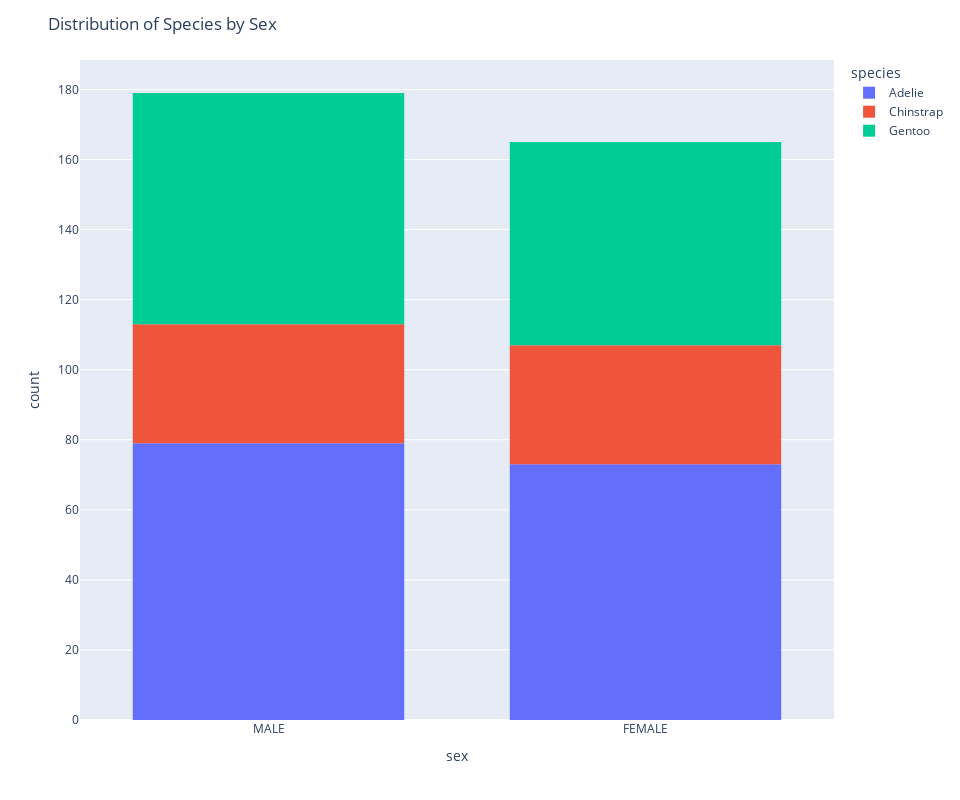

Write notebook code for a chart like this one.
### Markdown cell above
Let's display the distribution of species by sex.

### Code cell
fig = px.histogram(penguins, x="sex", color="species", nbins=50)

fig.update_layout(
    height=800, 
    width=960, 
    title_text="Distribution of Species by Sex",
    xaxis_title_text='sex',
    yaxis_title_text='count',
    bargap=0.2,
    bargroupgap=0.1
)

fig.show()

### Figure 1 — Plotly figure (JSON) as saved in the notebook; plotly's stock layout.template omitted (floating-point values rounded to 4 significant figures; data arrays with more than 128 entries replaced by an {"elided": "..."} marker saying what was removed)
{"data": [{"alignmentgroup": "True", "bingroup": "x", "hovertemplate": "species=Adelie<br>sex=%{x}<br>count=%{y}<extra></extra>", "legendgroup": "Adelie", "marker": {"color": "#636efa", "pattern": {"shape": ""}}, "name": "Adelie", "nbinsx": 50, "offsetgroup": "Adelie", "orientation": "v", "showlegend": true, "type": "histogram", "x": {"elided": "152 str values"}, "xaxis": "x", "yaxis": "y"}, {"alignmentgroup": "True", "bingroup": "x", "hovertemplate": "species=Chinstrap<br>sex=%{x}<br>count=%{y}<extra></extra>", "legendgroup": "Chinstrap", "marker": {"color": "#EF553B", "pattern": {"shape": ""}}, "name": "Chinstrap", "nbinsx": 50, "offsetgroup": "Chinstrap", "orientation": "v", "showlegend": true, "type": "histogram", "x": ["FEMALE", "MALE", "MALE", "FEMALE", "MALE", "FEMALE", "FEMALE", "MALE", "FEMALE", "MALE", "FEMALE", "MALE", "FEMALE", "MALE", "FEMALE", "MALE", "MALE", "FEMALE", "FEMALE", "MALE", "FEMALE", "MALE", "FEMALE", "MALE", "FEMALE", "MALE", "FEMALE", "MALE", "FEMALE", "MALE", "FEMALE", "MALE", "FEMALE", "MALE", "MALE", "FEMALE", "FEMALE", "MALE", "FEMALE", "MALE", "MALE", "FEMALE", "MALE", "FEMALE", "FEMALE", "MALE", "FEMALE", "MALE", "MALE", "FEMALE", "FEMALE", "MALE", "FEMALE", "MALE", "FEMALE", "MALE", "FEMALE", "MALE", "MALE", "FEMALE", "MALE", "FEMALE", "FEMALE", "MALE", "FEMALE", "MALE", "MALE", "FEMALE"], "xaxis": "x", "yaxis": "y"}, {"alignmentgroup": "True", "bingroup": "x", "hovertemplate": "species=Gentoo<br>sex=%{x}<br>count=%{y}<extra></extra>", "legendgroup": "Gentoo", "marker": {"color": "#00cc96", "pattern": {"shape": ""}}, "name": "Gentoo", "nbinsx": 50, "offsetgroup": "Gentoo", "orientation": "v", "showlegend": true, "type": "histogram", "x": ["FEMALE", "MALE", "FEMALE", "MALE", "MALE", "FEMALE", "FEMALE", "MALE", "FEMALE", "MALE", "FEMALE", "MALE", "FEMALE", "MALE", "FEMALE", "MALE", "FEMALE", "MALE", "FEMALE", "MALE", "MALE", "FEMALE", "FEMALE", "MALE", "FEMALE", "MALE", "MALE", "MALE", "FEMALE", "MALE", "MALE", "FEMALE", "FEMALE", "MALE", "FEMALE", "MALE", "FEMALE", "MALE", "FEMALE", "MALE", "FEMALE", "MALE", "FEMALE", "MALE", "MALE", "FEMALE", "FEMALE", "MALE", "FEMALE", "MALE", "FEMALE", "MALE", "FEMALE", "MALE", "FEMALE", "MALE", "FEMALE", "MALE", "FEMALE", "MALE", "FEMALE", "MALE", "FEMALE", "MALE", "FEMALE", "MALE", "MALE", "MALE", "FEMALE", "MALE", "FEMALE", "MALE", "MALE", "FEMALE", "FEMALE", "MALE", "FEMALE", "MALE", "FEMALE", "MALE", "FEMALE", "MALE", "FEMALE", "MALE", "FEMALE", "MALE", "FEMALE", "MALE", "FEMALE", "MALE", "FEMALE", "MALE", "FEMALE", "MALE", "FEMALE", "MALE", "MALE", "FEMALE", "FEMALE", "MALE", "FEMALE", "MALE", "FEMALE", "MALE", "MALE", "MALE", "FEMALE", "MALE", "FEMALE", "MALE", "FEMALE", "MALE", "FEMALE", "MALE", "FEMALE", "MALE", "MALE", "MALE", "FEMALE", "MALE", "FEMALE", "MALE", "FEMALE", "MALE"], "xaxis": "x", "yaxis": "y"}], "layout": {"bargap": 0.2, "bargroupgap": 0.1, "barmode": "relative", "height": 800, "legend": {"title": {"text": "species"}, "tracegroupgap": 0}, "margin": {"t": 60}, "title": {"text": "Distribution of Species by Sex"}, "width": 960, "xaxis": {"anchor": "y", "autorange": true, "domain": [0, 1], "range": [-0.5, 1.5], "title": {"text": "sex"}, "type": "category"}, "yaxis": {"anchor": "x", "autorange": true, "domain": [0, 1], "range": [0, 188.4], "title": {"text": "count"}}}}
